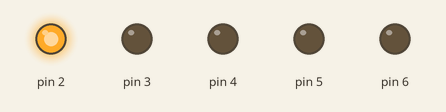
A sketch run on a simulated Arduino Uno, built with avr-gcc and run on an emulated ATmega328P. On the bench: output pins drawn as LEDs (lit = HIGH).

Above: at 0.12 s.
At 0.62 s:
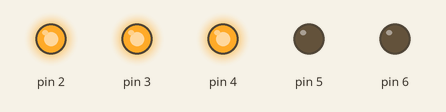
At 1.12 s:
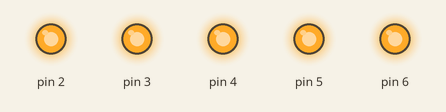
At 2.37 s:
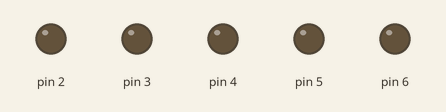
At 3.87 s:
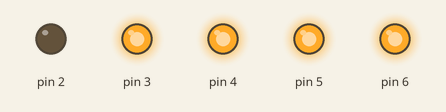
At 5.37 s:
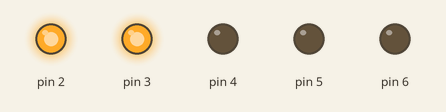
Timing chart, 0 to 5.8 s (numbered marks = the images above):
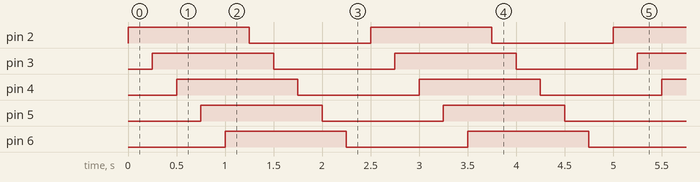

The sketch:

multi_led_5.ino
```cpp
// Sequences 5 LED's
//Connect to pin 0 to 4
// T. Thoen
//2/4/15

void setup()
{
  for (int a =2; a < 7; a++)
  {
    pinMode(a,OUTPUT);
  }
}

void loop()
{
  for (int a = 2; a <7; a++)
  {
  digitalWrite(a, HIGH);
  delay(250);
  }
  for (int a= 2; a <7; a++)
  {
    digitalWrite(a,LOW);
    delay(250);
  }
}
```

Measured:
- by itself, pin 2–6: alternates HIGH for 1.3 s and LOW for 1.3 s
- by itself, everything shown: repeats every 2.5 s, in 10 steps
